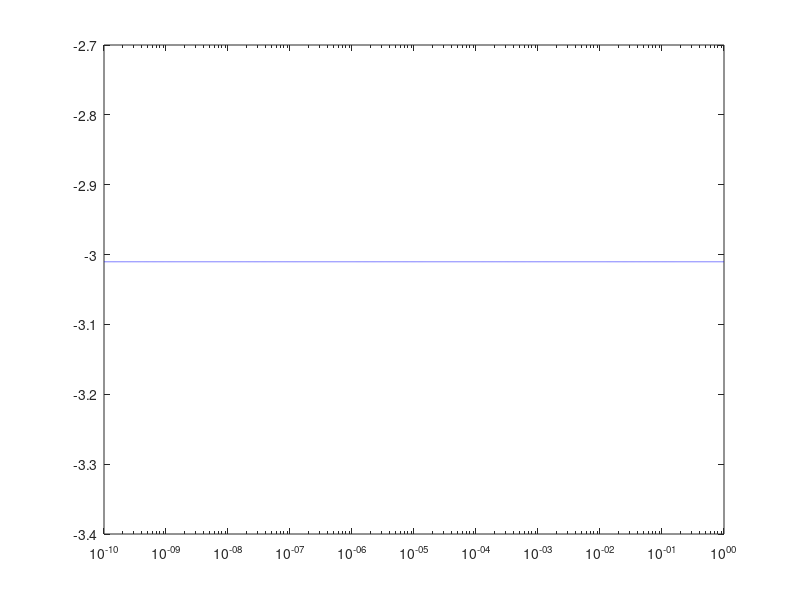

Source code (MATLAB): (Note: this script raises an error after producing the figure.)
close all; clear variables; clc;

%%% vvvvvvvvvvvvvvvvvvvvvvvvvvvvvvvvvvvvvvvvvvvvvvvvvvvvvvvvvvvvvvvvvvvvvvvvvvvv
lower = -10;

upper = 0;
%%% ^^^^^^^^^^^^^^^^^^^^^^^^^^^^^^^^^^^^^^^^^^^^^^^^^^^^^^^^^^^^^^^^^^^^^^^^^^^^

f = logspace(lower, upper, 10000);
w = 2 .* pi .* f;

%%% vvvvvvvvvvvvvvvvvvvvvvvvvvvvvvvvvvvvvvvvvvvvvvvvvvvvvvvvvvvvvvvvvvvvvvvvvvvv
voltageTransfer = ( -10 ./ (1j .* w + 0.01) ) + ( (-10 .* (1j .* w).^2 .* w) ./ ( (1j .* w) .* ((1j .* w).^2 + (w).^2) .* (1j .* w + 0.01) ) )
%%% ^^^^^^^^^^^^^^^^^^^^^^^^^^^^^^^^^^^^^^^^^^^^^^^^^^^^^^^^^^^^^^^^^^^^^^^^^^^^

bodeplot = 20*log10(abs(voltageTransfer));

% subplot(2,2,1);
semilogx(f, bodeplot, 'r', f, -3.0103 + 0.*f, '--b');
xlim([10^(lower) 10^(upper)]);
ylim([min(bodeplot) (max(bodeplot) + 2)]);
grid on;
xlabel("Frequency [Hz]");
ylabel("Magnitude [dB]");

% subplot(2,2,2);
% semilogx(w, bodeplot, 'r', w, -3.0103 + 0.*w, '--b');
% xlim([10^(lower) 10^(upper)]);
% ylim([-200 1]);
% grid on;
% xlabel("Angular Frequency [rad/s]");
% ylabel("Magnitude [dB]");
% 
% subplot(2,2,[3,4]);
% semilogx(f, angle(voltageTransfer) .* 180 ./ pi, 'r');
% xlim([10^(lower) 10^(upper)]);
% ylim([-180 180]);
% grid on;
% xlabel("Frequency [dB]");
% ylabel("Phase angle in degrees");